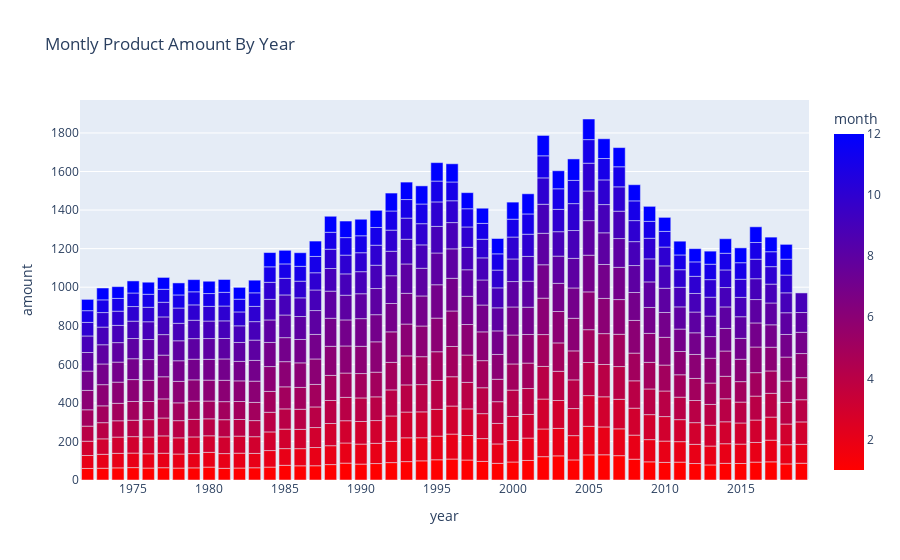

The cell this chart's notebook holds for it:
### Code cell
#color_discrete_map = {'German Shephard': 'rgb(255,0,0)'}

fig = px.bar(df, x='year', y='amount', 
             color='month', 
             title='Montly Product Amount By Year',
             color_continuous_scale='Bluered_r')

fig.show()

### Figure 1 — Plotly figure (JSON) as saved in the notebook; plotly's stock layout.template omitted (floating-point values rounded to 4 significant figures; data arrays with more than 128 entries replaced by an {"elided": "..."} marker saying what was removed)
{"data": [{"alignmentgroup": "True", "hovertemplate": "year=%{x}<br>amount=%{y}<br>month=%{marker.color}<extra></extra>", "legendgroup": "", "marker": {"color": {"elided": "573 int values"}, "coloraxis": "coloraxis", "pattern": {"shape": ""}}, "name": "", "offsetgroup": "", "orientation": "v", "showlegend": false, "textposition": "auto", "type": "bar", "x": {"elided": "573 int values"}, "xaxis": "x", "y": {"elided": "573 float values"}, "yaxis": "y"}], "layout": {"barmode": "relative", "coloraxis": {"colorbar": {"title": {"text": "month"}}, "colorscale": [[0, "rgb(255,0,0)"], [1, "rgb(0,0,255)"]]}, "legend": {"tracegroupgap": 0}, "title": {"text": "Montly Product Amount By Year"}, "xaxis": {"anchor": "y", "domain": [0, 1], "title": {"text": "year"}}, "yaxis": {"anchor": "x", "domain": [0, 1], "title": {"text": "amount"}}}}
